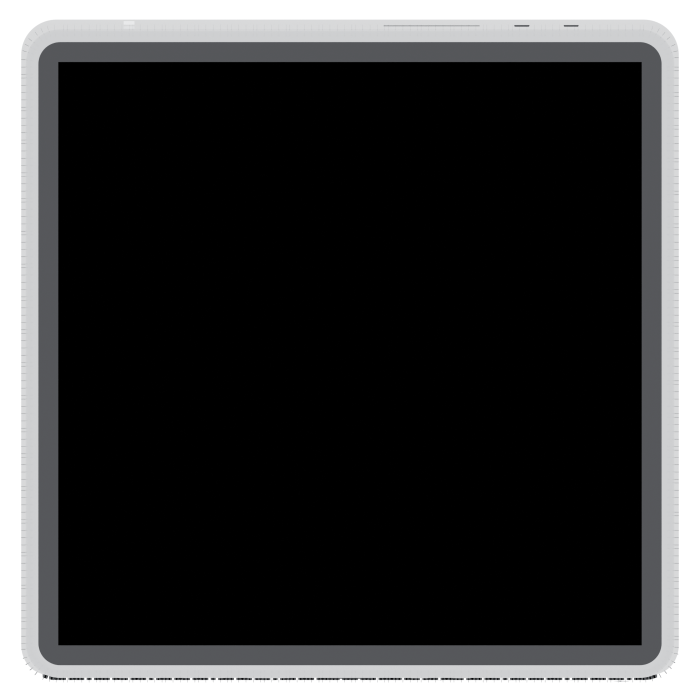
#> input picture renders/ortho/bottom.png, 1400 x 1400 px, given in place of apple_hw_back.jpg, which was not available (shown at 1/2 size)
$ python measure_base_band.py
#> lines starting #> are read from the running program, lines starting #| are printed output that depends on the picture; after the words box and inside, x2 and y2 are one past the last pixel; in counts of white or black regions, pixels touching at a corner belong together; pictures that were not available may be replaced by others from this repository, and a replacement may not be noted
### tools/compare_render.py
#!/usr/bin/env python3
"""Offline renderer + comparison harness for the Mac Studio model.

Why this exists
---------------
Blender cannot start in this environment: it crashes inside Metal's GPU backend
detection before any Python runs, so `build_mac_studio.py` cannot be executed
here. Rather than verify the model by reading the code back, this renders the
model's geometry directly from the SAME spec module the Blender build imports
(blender/mac_studio_spec.py) and lays it beside Apple's photograph.

That is a stronger check than eyeballing a Cycles render anyway: both images
are reduced to a common chassis box, so anything that differs is a real
difference in the model rather than a framing or lens difference.

Method
------
Signed-distance-field ray march, orthographic, one view per elevation. The
perforations are not marched — at a 1.57 mm pitch there are ~3,300 holes on the
rear field alone and marching them is hopeless. Instead the recessed floor is
detected from the hit point and the regular lattice is evaluated in 2-D at the
hit, which is what the eye actually reads.

Usage:
    python3 tools/compare_render.py front rear
    python3 tools/compare_render.py all
"""
import math
import os
import sys
import time

import numpy as np
from PIL import Image

HERE = os.path.dirname(os.path.abspath(__file__))
ROOT = os.path.abspath(os.path.join(HERE, ".."))
sys.path.insert(0, os.path.join(ROOT, "blender"))

import mac_studio_spec as S   # noqa: E402

REF = os.path.join(ROOT, "reference")
OUT = os.path.join(ROOT, "renders", "compare")

F = np.float32


# ------------------------------------------------------------------ SDF utils
# [18 lines left out: functions sd_round_rect2, sd_box, not called in this run]


def sd_round_box(p, b, r):
    return sd_box(p, np.array(b, dtype=np.float64) - r) - r


# [4 lines left out: function smax, not called in this run]


def smin(a, b, k):
    h = np.clip(0.5 + 0.5 * (b - a) / k, 0.0, 1.0)
    return b + (a - b) * h + k * h * (1.0 - h)


# ------------------------------------------------------------------ the model
# [628 lines left out: functions sdf_body, sdf_ac_inlet, sdf_shell, sdf_feet, sdf_internals, march and 12 more, not called in this run]


# --------------------------------------------------------------------- views
VIEWS = {
    # name: (ray direction, image right axis, image up axis, ref image)
    "front": (np.array([0.0, 1.0, 0.0]), np.array([1.0, 0.0, 0.0]),
              np.array([0.0, 0.0, 1.0]), "apple_static_front.jpg"),
    "rear": (np.array([0.0, -1.0, 0.0]), np.array([-1.0, 0.0, 0.0]),
             np.array([0.0, 0.0, 1.0]), "apple_hw_back.jpg"),
    "side": (np.array([1.0, 0.0, 0.0]), np.array([0.0, 1.0, 0.0]),
             np.array([0.0, 0.0, 1.0]), None),
    "top": (np.array([0.0, 0.0, -1.0]), np.array([1.0, 0.0, 0.0]),
            np.array([0.0, 1.0, 0.0]), None),
    "bottom": (np.array([0.0, 0.0, 1.0]), np.array([1.0, 0.0, 0.0]),
               np.array([0.0, -1.0, 0.0]), None),
}


# [94 lines left out: functions render, model_chassis_box, not called in this run]


def to_pil(arr):
    return Image.fromarray((arr * 255).astype(np.uint8))


# ---------------------------------------------------------------- comparison
def chassis_box(g):
    """Chassis box in pixels: width detected, height DERIVED from 197:95.

    The height used to be taken from `g < 244`, which runs past the bottom of
    the machine into the contact shadow. On both Apple shots that overshoots by
    1.2-1.3 mm, 1.3% of the height, and because the model side is cropped from a
    synthetic render whose silhouette ends exactly at the chassis, the two
    images were being compared at different vertical scales - the region report
    was reading a different physical millimetre out of each side, up to 1.3 mm
    apart, which is wider than the 0.9 mm acceptance tolerance this project
    works to. Apple publishes 197 x 197 x 95 mm, so the pixel box has a known
    aspect and the height follows from the width.
    """
    def span(mask, axis):
        prof = mask.sum(axis=axis)
        idx = np.nonzero(prof > 0.02 * prof.max())[0]
        return int(idx[0]), int(idx[-1])
    x0, x1 = span(g < 238.0, 0)
    y0, _ = span(g < 244.0, 1)     # FIRST row, not the last
    width = x1 - x0 + 1
    height = int(round(width * 95.0 / 197.0))
    return x0, y0, x0 + width - 1, y0 + height - 1


def normalise_ref(path, out_h=520):
    """Crop an Apple photo to its chassis box and resample to a common size."""
    im = Image.open(path).convert("RGB")
    g = np.asarray(im.convert("L"), dtype=np.float32)
    x0, y0, x1, y1 = chassis_box(g)
    crop = im.crop((x0, y0, x1 + 1, y1 + 1))
    w, h = crop.size
    out_w = int(round(out_h * w / h))
    return crop.resize((out_w, out_h), Image.LANCZOS)


# [19 lines left out: functions overlay, _panel_level, not called in this run]


def otsu(values, bins=256):
    """Otsu's threshold AND its separability, as (threshold, eta).

    The dark-share measurement has to be exposure-invariant, and every fixed
    or globally-scaled threshold fails at that. A fixed cut is defeated by a
    difference in lighting between a synthetic render and a JPEG; a threshold
    scaled to the whole image's own brightness is defeated by the rear field
    itself, which covers 46% of the panel and drags any global statistic down
    with it until the field stops registering as perforated at all.

    Splitting each REGION on its own two modes sidesteps both. Inside the
    perforated field the histogram is genuinely bimodal - hole and groove floor
    - and Otsu finds the boundary between them in a synthetic render and in a
    photograph alike, whatever either one's absolute exposure happens to be.
    The number it yields is the physical open area, which is what the model
    and the photograph can actually be compared on.

    eta is Otsu's own between-class variance normalised by the total variance.
    It is what makes the result checkable: Otsu returns a threshold for EVERY
    histogram, including a perfectly unimodal one, where the "best" split is an
    arbitrary quantile and the dark share it produces is pure noise. A strip of
    bare aluminium 79-86 mm below the top edge, for example, has mean 0.758 with
    range 0.604-0.914 and no dark structure at all - Otsu still splits it at
    0.791 and reports 80% of it as "dark". That is not a modelling difference, it
    is the metric lying. eta separates the two cases: a real perforation field
    scores above ~0.5, a lit panel with a lighting gradient scores far below, and
    a low-eta strip has to be excluded from the comparison instead of compared.
    """
    v = np.asarray(values, dtype=np.float64).ravel()
    if v.size == 0:
        return 0.0, 0.0
    hist, edges = np.histogram(v, bins=bins, range=(0.0, 1.0))
    hist = hist.astype(np.float64)
    total = hist.sum()
    if total == 0:
        return 0.0, 0.0
    centres = (edges[:-1] + edges[1:]) / 2.0
    w0 = np.cumsum(hist)
    w1 = total - w0
    csum = np.cumsum(hist * centres)
    m0 = csum / np.maximum(w0, 1e-9)
    mt = csum[-1] / total
    m1 = (mt * total - csum) / np.maximum(w1, 1e-9)
    # sigma^2_B from pixel COUNTS, normalised to a probability scale, and
    # sigma^2_T as the true mean squared deviation - the ratio is eta in [0,1].
    # Skipping either normalisation is what makes eta come out in the millions.
    var_b = w0 * w1 * (m0 - m1) ** 2 / (total * total)
    var_t = float(((v - v.mean()) ** 2).mean())
    k = int(np.argmax(var_b))
    eta = float(var_b[k] / var_t) if var_t > 1e-12 else 0.0
    return float(centres[k]), eta


# [31 lines left out: function is_lighting_falloff, not called in this run]


def largest_blob_fraction(mask):
    """Share of the True pixels that lie in the single biggest 4-connected run.

    This is the test that tells a perforation field from a lighting gradient,
    and neither Otsu nor its separability eta can. Otsu splits ANY histogram,
    and a panel lit from one side is genuinely bimodal - 0.604 to 0.914 on the
    rear photograph, eta 0.67 - so Otsu cuts that band down the middle and calls
    80% of it "dark" on a strip that is bare, unperforated metal. eta is high
    because the two halves really are 0.31 apart; it says nothing about whether
    either half is a hole.

    Geometry settles it. Perforation is thousands of small isolated blobs, so
    the biggest one is a fraction of a percent of the dark pixels. A gradient,
    a shadow, a contact edge or an unmodelled port is one contiguous region, so
    its biggest blob is nearly all of them. Run-length encoding with union-find
    keeps this cheap: a perforated strip has thousands of runs, a gradient one
    has a single run per row, and neither is walked pixel by pixel.
    """
    m = np.asarray(mask, dtype=bool)
    total = int(m.sum())
    if total == 0:
        return 0.0
    parent = [0]

    def find(a):
        while parent[a] != a:
            parent[a] = parent[parent[a]]
            a = parent[a]
        return a

    def union(a, b):
        ra, rb = find(a), find(b)
        if ra != rb:
            parent[max(ra, rb)] = min(ra, rb)

    areas = {}
    prev = []                      # [(start, end, label)] from the row above
    for y in range(m.shape[0]):
        row = m[y]
        if not row.any():
            prev = []
            continue
        # run starts / ends via a single diff
        d = np.diff(np.concatenate(([0], row.view(np.int8), [0])))
        starts = np.nonzero(d == 1)[0]
        ends = np.nonzero(d == -1)[0]
        cur = []
        for s, e in zip(starts.tolist(), ends.tolist()):
            label = len(parent)
            parent.append(label)
            areas[label] = e - s
            for ps, pe, pl in prev:
                if ps < e and s < pe:        # horizontal overlap == adjacency
                    union(label, pl)
            cur.append((s, e, label))
        prev = cur

    best = {}
    for lab, a in areas.items():
        r = find(lab)
        best[r] = best.get(r, 0) + a
    return max(best.values()) / float(total)


# [73 lines left out: function numeric_report, not called in this run]


CUT_PREFIX = "cut_"


# [241 lines left out: functions regions, web_runs, region_report, compare, main, not called in this run]


# [2 lines that do not run on import are left out]

### tools/measure_base_band.py
#!/usr/bin/env python3
"""Measure the base band's four edges in Apple's rear photograph.

Two traps this has to avoid.

1. The first attempt took "dark pixels" in the bottom strip as the band. It ran
   to 96.2 mm - past the bottom of the machine - because the contact shadow
   under the chassis is dark too. The band has to be found as machine against a
   WHITE background, not as anything darker than the strip's median.

2. The band's lower edge is not straight. It follows the chassis corner radius,
   so at the far left and right it curves up to meet the top edge while in the
   middle it reaches the bottom of the machine. Reporting one height would
   average those two behaviours into a number that describes neither, so the
   per-column top and bottom are both reported.
"""
import os
import sys

import numpy as np
from PIL import Image

HERE = os.path.dirname(os.path.abspath(__file__))
ROOT = os.path.abspath(os.path.join(HERE, ".."))
sys.path.insert(0, HERE)
from compare_render import (normalise_ref, otsu, largest_blob_fraction,  # noqa: E402
                            REF)

W_MM, H_MM = 197.0, 95.0
OUT_H = 460
WHITE = 0.93          # the product ground is a clean white sweep


def main():
    img = normalise_ref(os.path.join(REF, "apple_hw_back.jpg"), OUT_H)
#> in normalise_ref, `im = Image.open(path).convert("RGB")`:
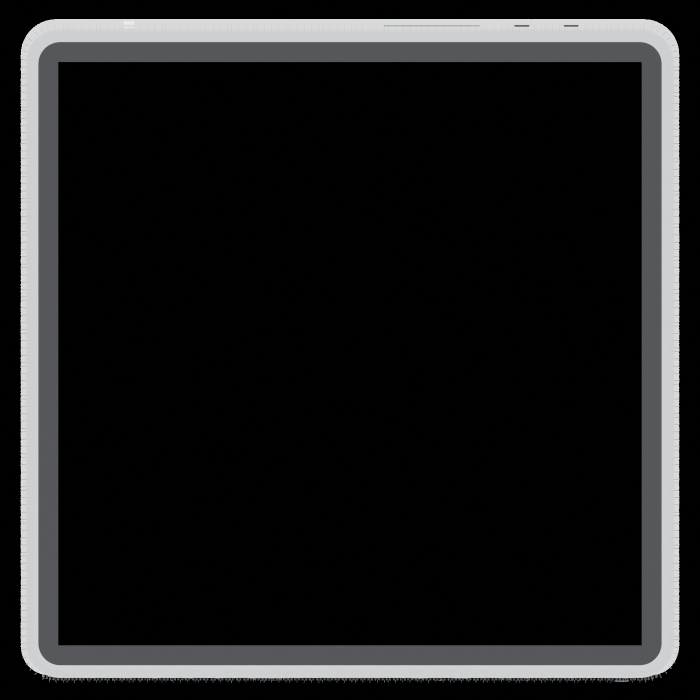
#> im: PIL image 1400x1400 RGB (shown at 1/2 size); mean R, G, B 27.8, 28.1, 28.5
#> in span, `prof = mask.sum(axis=axis)`: prof = 1400 values from 1400 to 1400
#> in span, `idx = np.nonzero(prof > 0.02 * prof.max())[0]`: idx = 1400 values from 0 to 1399
#> in chassis_box, `x0, x1 = span(g < 238.0, 0)`: x0 = 0; x1 = 1399
#> in chassis_box, `y0, _ = span(g < 244.0, 1)`: y0 = 0
#> in chassis_box, `width = x1 - x0 + 1`: width = 1400
#> in chassis_box, `height = int(round(width * 95.0 / 197.0))`: height = 675
#> in normalise_ref, `x0, y0, x1, y1 = chassis_box(g)`: x0 = 0; x1 = 1399; y1 = 674
#> in normalise_ref, `crop = im.crop((x0, y0, x1 + 1, y1 + 1))`:
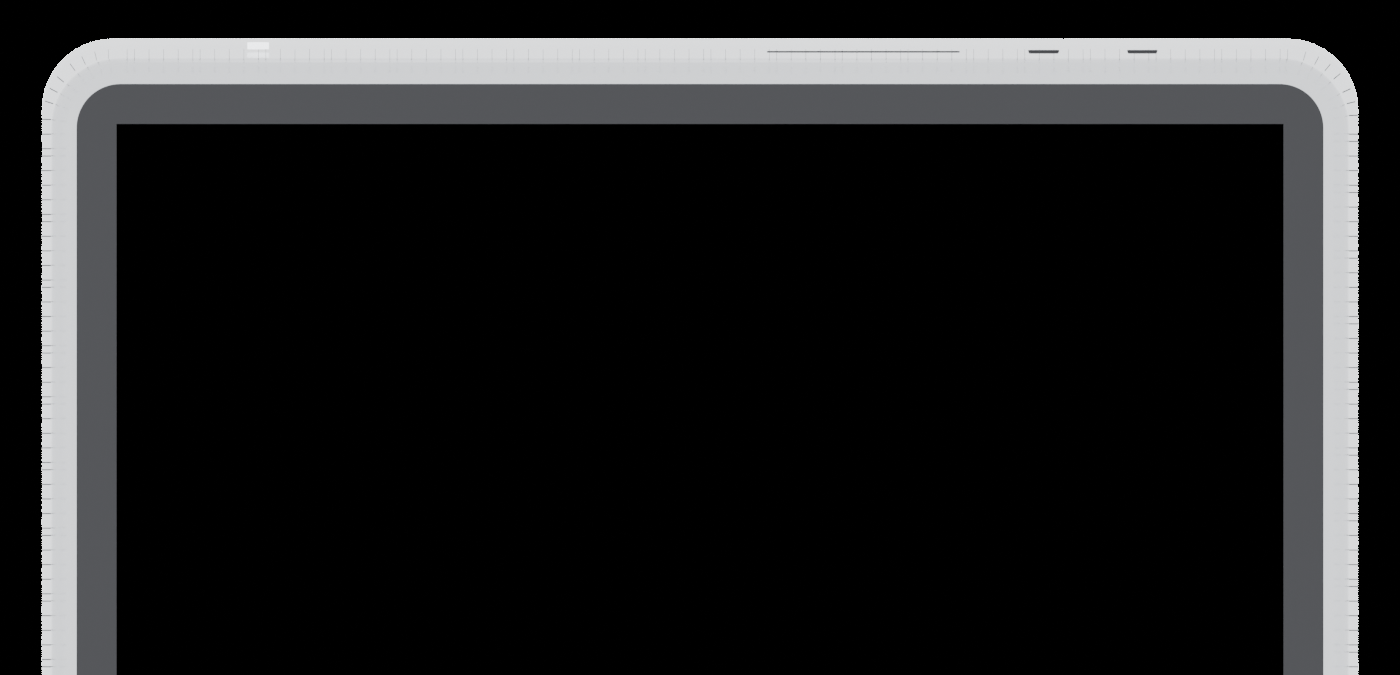
#> crop: PIL image 1400x675 RGB; mean R, G, B 30.9, 31.1, 31.6
    g = np.asarray(img.convert("L"), dtype=np.float32) / 255.0
#> g: shape (460, 954) float32
    h, w = g.shape
#> h = 460; w = 954
    sx = W_MM / w
#> sx = 0.206
    print("rear reference crop %dx%d, %.4f mm/px" % (w, h, sx))
#| rear reference crop 954x460, 0.2065 mm/px

    # --- 1. silhouette: where does the machine stop and the white ground start
    machine = g < WHITE
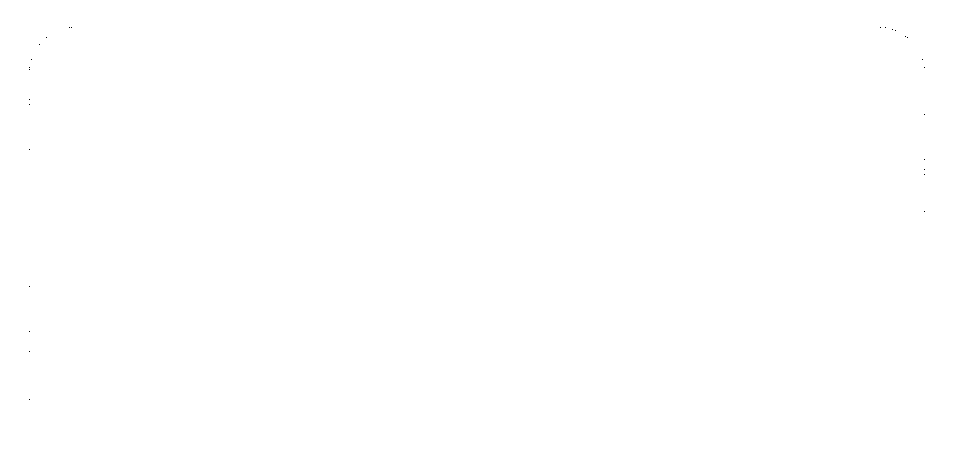
#> machine: shape (460, 954) bool; 100% white; black in thin lines or dots, all inside (x1, y1, x2, y2) = (29, 27, 925, 400)
    print("ground white above %.2f; panel max %.3f" % (WHITE, g[:int(h * 0.5)].max()))
#| ground white above 0.93; panel max 0.957

    sil_bot = []
    for c in range(w):
        ys = np.nonzero(machine[:, c])[0]
        sil_bot.append(ys[-1] if len(ys) else -1)
#> after the loop, sil_bot = 954 values from 459 to 459
    sil_bot = np.array(sil_bot)
    ok = sil_bot > 0
    print("\nsilhouette bottom: min %.2f  max %.2f mm (cols with machine: %d/%d)"
          % (sil_bot[ok].min() * sx, sil_bot[ok].max() * sx, ok.sum(), w))
#| silhouette bottom: min 94.78  max 94.78 mm (cols with machine: 954/954)

    # --- 2. the perforated band
    # A fixed cut against "white" is not enough: the plain panel just above the
    # band sits at 0.75-0.77 grey, so a threshold of 0.77 swallows the whole
    # lower panel and every column then reports the same top and bottom. The
    # band has to be split on its own two modes, and the split has to be
    # accepted only if the dark class is made of many small blobs - which is
    # what distinguishes it from the lighting gradient of bare metal.
    #
    # The window is the band's interior only, in the middle 60% of the width.
    # Taking the whole 82-95 mm strip mixes bare panel above the band and the
    # contact shadow below it into the same histogram, and the dark class then
    # contains one big connected region, which is exactly what the blob test
    # below is there to catch.
    y_lo = int(round(87.5 / sx))
#> y_lo = 424
    y_hi = int(round(94.0 / sx))
#> y_hi = 455
    cx_a, cx_b = int(w * 0.20), int(w * 0.80)
#> cx_a = 190; cx_b = 763
    win = g[y_lo:y_hi, cx_a:cx_b]
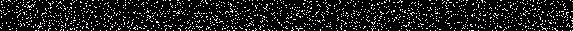
#> win: shape (31, 573) float32; values 0 (black) and 0.00392 (white), 11.3% white in thin lines or dots
    thr, eta = otsu(win)
#> in otsu, `v = np.asarray(values, dtype=np.float64).ravel()`: v = 17763 values, max 0.00392 at index 3, min 0 at index 0, mean 0.000442
#> in otsu, `hist, edges = np.histogram(v, bins=bins, range=(0.0, 1.0))`: hist = 256 values, max 15759 at index 0, min 0 at index 2, mean 69.39; edges = 257 values from 0 to 1
#> in otsu, `total = hist.sum()`: total = 17763
#> in otsu, `centres = (edges[:-1] + edges[1:]) / 2.0`: centres = 256 values from 0.00195 to 0.998
#> in otsu, `w0 = np.cumsum(hist)`: w0 = 256 values from 15759 to 17763
#> in otsu, `w1 = total - w0`: w1 = 256 values, max 2004 at index 0, min 0 at index 1, mean 7.83
#> in otsu, `csum = np.cumsum(hist * centres)`: csum = 256 values from 30.78 to 42.52
#> in otsu, `m0 = csum / np.maximum(w0, 1e-9)`: m0 = 256 values from 0.00195 to 0.00239
#> in otsu, `mt = csum[-1] / total`: mt = 0.00239
#> in otsu, `m1 = (mt * total - csum) / np.maximum(w1, 1e-9)`: m1 = 256 values, max 0.00586 at index 0, min 0 at index 1, mean 2.29e-05
#> in otsu, `var_b = w0 * w1 * (m0 - m1) ** 2 / (total * total)`: var_b = 256 values, max 1.53e-06 at index 0, min 0 at index 1, mean 5.97e-09
#> in otsu, `var_t = float(((v - v.mean()) ** 2).mean())`: var_t = 1.54e-06
#> in otsu, `k = int(np.argmax(var_b))`: k = 0
#> in otsu, `eta = float(var_b[k] / var_t) if var_t > 1e-12 else 0.0`: eta = 0.992
#> thr = 0.00195; eta = 0.992
    lf = largest_blob_fraction(win < thr)
#> in largest_blob_fraction, `m = np.asarray(mask, dtype=bool)`: m: shape (31, 573) bool; 88.7% white; black in thin lines or dots
#> in largest_blob_fraction, `total = int(m.sum())`: total = 15759
#> the loop in largest_blob_fraction, `for lab, a in areas.items():` made 1769 passes
#> a on passes 1 to 3: 3, 4, 6
    print("\nband interior %.1f..%.1f mm, middle 60%% of width: Otsu %.3f, "
          "eta %.2f, largest dark blob %.1f%%"
          % (87.5, 94.0, thr, eta, lf * 100.0))
#| band interior 87.5..94.0 mm, middle 60% of width: Otsu 0.002, eta 0.99, largest dark blob 100.0%
    if lf > 0.10:
        print("  dark class is one contiguous region, not perforation - "
              "the split is a lighting gradient, refusing to measure")
        return
    thr_r, _ = otsu(g[y_lo:y_hi, :])
    print("  threshold for the full-width pass: %.3f" % thr_r)

    band = np.zeros_like(machine)
    for c in range(w):
        if sil_bot[c] <= y_lo:
            continue
        band[y_lo:sil_bot[c] + 1, c] = g[y_lo:sil_bot[c] + 1, c] < thr_r

    colsum = band.sum(axis=0)
    cols = np.nonzero(colsum > 2)[0]
    if not len(cols):
        print("no band found")
        return
    cx0, cx1 = int(cols[0]), int(cols[-1])
    print("\nband columns %d..%d -> %.2f..%.2f mm from left; inset %.2f / %.2f mm;"
          " width %.2f mm"
          % (cx0, cx1, cx0 * sx, (cx1 + 1) * sx, cx0 * sx,
             W_MM - (cx1 + 1) * sx, (cx1 + 1 - cx0) * sx))

    rows = []
    for c in range(cx0, cx1 + 1):
        ys = np.nonzero(band[:, c])[0]
        if not len(ys):
            continue
        rows.append(((c + 0.5) * sx, (ys[0]) * sx, (ys[-1] + 1) * sx,
                     (ys[-1] + 1 - ys[0]) * sx))
    rows = np.array(rows)
    centre = rows[(rows[:, 0] > 40) & (rows[:, 0] < 157)]
    print("band top    : min %.2f  max %.2f mm   (centre columns: %.2f mm)"
          % (rows[:, 1].min(), rows[:, 1].max(), centre[:, 1].mean()))
    print("band bottom : min %.2f  max %.2f mm   (centre columns: %.2f mm)"
          % (rows[:, 2].min(), rows[:, 2].max(), centre[:, 2].mean()))
    print("band height : min %.2f  max %.2f mm   (centre columns: %.2f mm)"
          % (rows[:, 3].min(), rows[:, 3].max(), centre[:, 3].mean()))

    print("\n  x_mm   top_mm  bot_mm  height_mm")
    for target in range(4, 198, 8):
        i = int(np.argmin(np.abs(rows[:, 0] - target)))
        if abs(rows[i, 0] - target) < 4.5:
            print("  %5.1f   %6.2f  %6.2f  %6.2f" % tuple(rows[i]))

    # the band closes (height -> 0) at each end; that is the corner radius
    hgt = rows[:, 3]
    left = rows[hgt < 1.0]
    right = rows[hgt < 1.0]
    if len(hgt):
        print("\nband spans x=%.1f..%.1f mm, so %.1f mm of the %.0f mm width"
              % (rows[0, 0], rows[-1, 0], rows[-1, 0] - rows[0, 0], W_MM))


if __name__ == "__main__":
    main()
